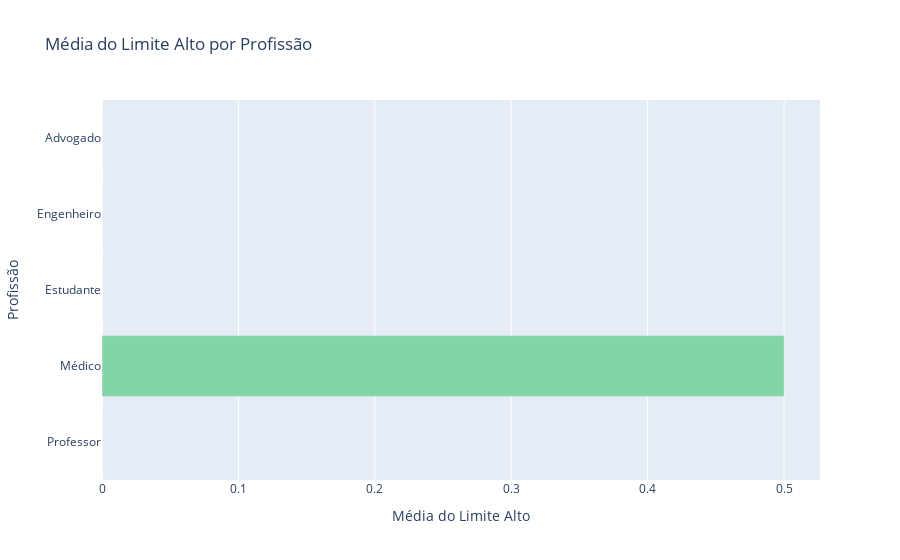

The code cell stored with this chart in its notebook:
### Markdown cell above
-----------------

### Code cell
# Agrupando os dados do DataFrame por profissão e limite alto
Limite_Alto_por_profissao = df.groupby('Profissão')['Limite_Alto'].mean().reset_index()

# Criando o gráfico de barras horizontais, muito semelhante a biblioteca matplot
fig = px.bar(Limite_Alto_por_profissao, x = 'Limite_Alto', y = 'Profissão', orientation = 'h', color_discrete_sequence=['#83d4a6'],
            title = 'Média do Limite Alto por Profissão',
            labels = {'Limite_Alto': 'Média do Limite Alto', 'Profissão': 'Profissão'})

fig.update_layout(yaxis=dict(autorange="reversed"))  # para que a profissão de maior limite fique no topo

# Exibindo o gráfico
fig.show()

### Figure 1 — Plotly figure (JSON) as saved in the notebook; plotly's stock layout.template omitted (floating-point values rounded to 4 significant figures)
{"data": [{"hovertemplate": "Média do Limite Alto=%{x}<br>Profissão=%{y}<extra></extra>", "legendgroup": "", "marker": {"color": "#83d4a6", "pattern": {"shape": ""}}, "name": "", "orientation": "h", "showlegend": false, "textposition": "auto", "type": "bar", "x": [0.0, 0.0, 0.0, 0.5, 0.0], "xaxis": "x", "y": ["Advogado", "Engenheiro", "Estudante", "Médico", "Professor"], "yaxis": "y"}], "layout": {"barmode": "relative", "legend": {"tracegroupgap": 0}, "title": {"text": "Média do Limite Alto por Profissão"}, "xaxis": {"anchor": "y", "domain": [0, 1], "title": {"text": "Média do Limite Alto"}}, "yaxis": {"anchor": "x", "autorange": "reversed", "domain": [0, 1], "title": {"text": "Profissão"}}}}
